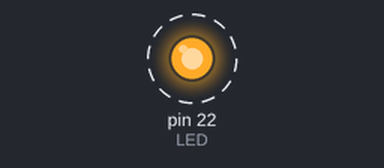
Simulated run of this program. Board: Raspberry Pi (header pin numbers). Shown: output pins drawn as LEDs (lit = HIGH). Dashed ring = blinking.

Above: at 0.1 s.
Timing chart, 0 to 3.0 s (numbered marks = the images above):
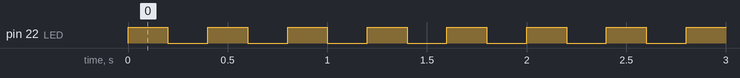

The program:

blinky.py
```python
import time
import RPi.GPIO as GPIO

LED = 22

GPIO.setmode(GPIO.BOARD)

GPIO.setup(LED, GPIO.OUT)
GPIO.output(LED,GPIO.LOW)

while True:
	GPIO.output(LED,GPIO.HIGH)
	time.sleep(0.2)
	GPIO.output(LED,GPIO.LOW)
	time.sleep(0.2)
```

Measured:
- by itself, pin 22 (LED): alternates HIGH for 0.20 s and LOW for 0.20 s
